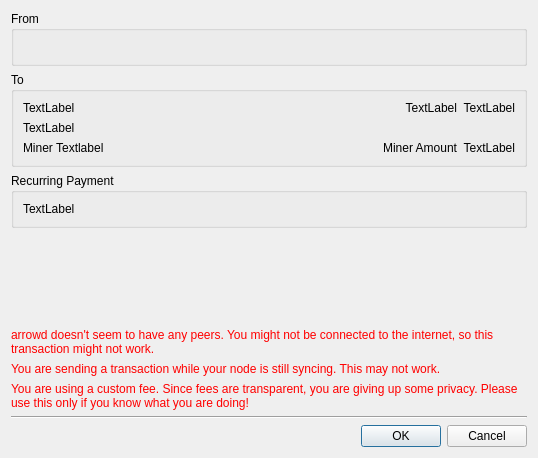
<?xml version="1.0" encoding="UTF-8"?>
<ui version="4.0">
 <class>confirm</class>
 <widget class="QDialog" name="confirm">
  <property name="geometry">
   <rect>
    <x>0</x>
    <y>0</y>
    <width>538</width>
    <height>458</height>
   </rect>
  </property>
  <property name="windowTitle">
   <string>Confirm Transaction</string>
  </property>
  <layout class="QVBoxLayout" name="verticalLayout">
   <item>
    <widget class="QGroupBox" name="groupBox">
     <property name="title">
      <string>From</string>
     </property>
     <layout class="QVBoxLayout" name="verticalLayout_2">
      <item>
       <widget class="QLabel" name="sendFrom">
        <property name="text">
         <string notr="true"/>
        </property>
        <property name="wordWrap">
         <bool>true</bool>
        </property>
       </widget>
      </item>
     </layout>
    </widget>
   </item>
   <item>
    <widget class="QGroupBox" name="sendToAddrs">
     <property name="title">
      <string>To</string>
     </property>
     <layout class="QGridLayout" name="gridLayout">
      <item row="0" column="2">
       <widget class="QLabel" name="AmtUSD1">
        <property name="sizePolicy">
         <sizepolicy hsizetype="Minimum" vsizetype="Preferred">
          <horstretch>0</horstretch>
          <verstretch>0</verstretch>
         </sizepolicy>
        </property>
        <property name="text">
         <string notr="true">TextLabel</string>
        </property>
        <property name="alignment">
         <set>Qt::AlignRight|Qt::AlignTrailing|Qt::AlignVCenter</set>
        </property>
       </widget>
      </item>
      <item row="1" column="0" colspan="3">
       <widget class="QLabel" name="Memo1">
        <property name="text">
         <string notr="true">TextLabel</string>
        </property>
        <property name="wordWrap">
         <bool>true</bool>
        </property>
       </widget>
      </item>
      <item row="0" column="0">
       <widget class="QLabel" name="Addr1">
        <property name="sizePolicy">
         <sizepolicy hsizetype="MinimumExpanding" vsizetype="Preferred">
          <horstretch>0</horstretch>
          <verstretch>0</verstretch>
         </sizepolicy>
        </property>
        <property name="text">
         <string notr="true">TextLabel</string>
        </property>
        <property name="wordWrap">
         <bool>true</bool>
        </property>
       </widget>
      </item>
      <item row="2" column="2">
       <widget class="QLabel" name="minerFeeUSD">
        <property name="sizePolicy">
         <sizepolicy hsizetype="Minimum" vsizetype="Preferred">
          <horstretch>0</horstretch>
          <verstretch>0</verstretch>
         </sizepolicy>
        </property>
        <property name="text">
         <string notr="true">TextLabel</string>
        </property>
        <property name="alignment">
         <set>Qt::AlignRight|Qt::AlignTrailing|Qt::AlignVCenter</set>
        </property>
       </widget>
      </item>
      <item row="2" column="0">
       <widget class="QLabel" name="labelMinerFee">
        <property name="sizePolicy">
         <sizepolicy hsizetype="Expanding" vsizetype="Preferred">
          <horstretch>0</horstretch>
          <verstretch>0</verstretch>
         </sizepolicy>
        </property>
        <property name="text">
         <string notr="true">Miner Textlabel</string>
        </property>
       </widget>
      </item>
      <item row="0" column="1">
       <widget class="QLabel" name="Amt1">
        <property name="sizePolicy">
         <sizepolicy hsizetype="Minimum" vsizetype="Preferred">
          <horstretch>0</horstretch>
          <verstretch>0</verstretch>
         </sizepolicy>
        </property>
        <property name="text">
         <string notr="true">TextLabel</string>
        </property>
        <property name="alignment">
         <set>Qt::AlignRight|Qt::AlignTrailing|Qt::AlignVCenter</set>
        </property>
       </widget>
      </item>
      <item row="2" column="1">
       <widget class="QLabel" name="minerFee">
        <property name="sizePolicy">
         <sizepolicy hsizetype="Minimum" vsizetype="Preferred">
          <horstretch>0</horstretch>
          <verstretch>0</verstretch>
         </sizepolicy>
        </property>
        <property name="text">
         <string notr="true">Miner Amount</string>
        </property>
        <property name="alignment">
         <set>Qt::AlignRight|Qt::AlignTrailing|Qt::AlignVCenter</set>
        </property>
       </widget>
      </item>
     </layout>
    </widget>
   </item>
   <item>
    <widget class="QGroupBox" name="grpRecurring">
     <property name="title">
      <string>Recurring Payment</string>
     </property>
     <layout class="QGridLayout" name="gridLayout_2">
      <item row="0" column="0">
       <widget class="QLabel" name="lblRecurringDesc">
        <property name="text">
         <string>TextLabel</string>
        </property>
       </widget>
      </item>
     </layout>
    </widget>
   </item>
   <item>
    <spacer name="verticalSpacer">
     <property name="orientation">
      <enum>Qt::Vertical</enum>
     </property>
     <property name="sizeHint" stdset="0">
      <size>
       <width>20</width>
       <height>40</height>
      </size>
     </property>
    </spacer>
   </item>
   <item>
    <widget class="QLabel" name="nopeersWarning">
     <property name="styleSheet">
      <string notr="true">color: red;</string>
     </property>
     <property name="text">
      <string>arrowd doesn't seem to have any peers. You might not be connected to the internet, so this transaction might not work.</string>
     </property>
     <property name="wordWrap">
      <bool>true</bool>
     </property>
    </widget>
   </item>
   <item>
    <widget class="QLabel" name="syncingWarning">
     <property name="styleSheet">
      <string notr="true">color: red;</string>
     </property>
     <property name="text">
      <string>You are sending a transaction while your node is still syncing. This may not work.</string>
     </property>
     <property name="wordWrap">
      <bool>true</bool>
     </property>
    </widget>
   </item>
   <item>
    <widget class="QLabel" name="warningLabel">
     <property name="styleSheet">
      <string notr="true">color: red;</string>
     </property>
     <property name="text">
      <string>You are using a custom fee. Since fees are transparent, you are giving up some privacy. Please use this only if you know what you are doing!</string>
     </property>
     <property name="wordWrap">
      <bool>true</bool>
     </property>
    </widget>
   </item>
   <item>
    <widget class="Line" name="line">
     <property name="orientation">
      <enum>Qt::Horizontal</enum>
     </property>
    </widget>
   </item>
   <item>
    <widget class="QDialogButtonBox" name="buttonBox">
     <property name="orientation">
      <enum>Qt::Horizontal</enum>
     </property>
     <property name="standardButtons">
      <set>QDialogButtonBox::Cancel|QDialogButtonBox::Ok</set>
     </property>
    </widget>
   </item>
  </layout>
 </widget>
 <resources/>
 <connections>
  <connection>
   <sender>buttonBox</sender>
   <signal>accepted()</signal>
   <receiver>confirm</receiver>
   <slot>accept()</slot>
   <hints>
    <hint type="sourcelabel">
     <x>248</x>
     <y>254</y>
    </hint>
    <hint type="destinationlabel">
     <x>157</x>
     <y>274</y>
    </hint>
   </hints>
  </connection>
  <connection>
   <sender>buttonBox</sender>
   <signal>rejected()</signal>
   <receiver>confirm</receiver>
   <slot>reject()</slot>
   <hints>
    <hint type="sourcelabel">
     <x>316</x>
     <y>260</y>
    </hint>
    <hint type="destinationlabel">
     <x>286</x>
     <y>274</y>
    </hint>
   </hints>
  </connection>
 </connections>
</ui>
